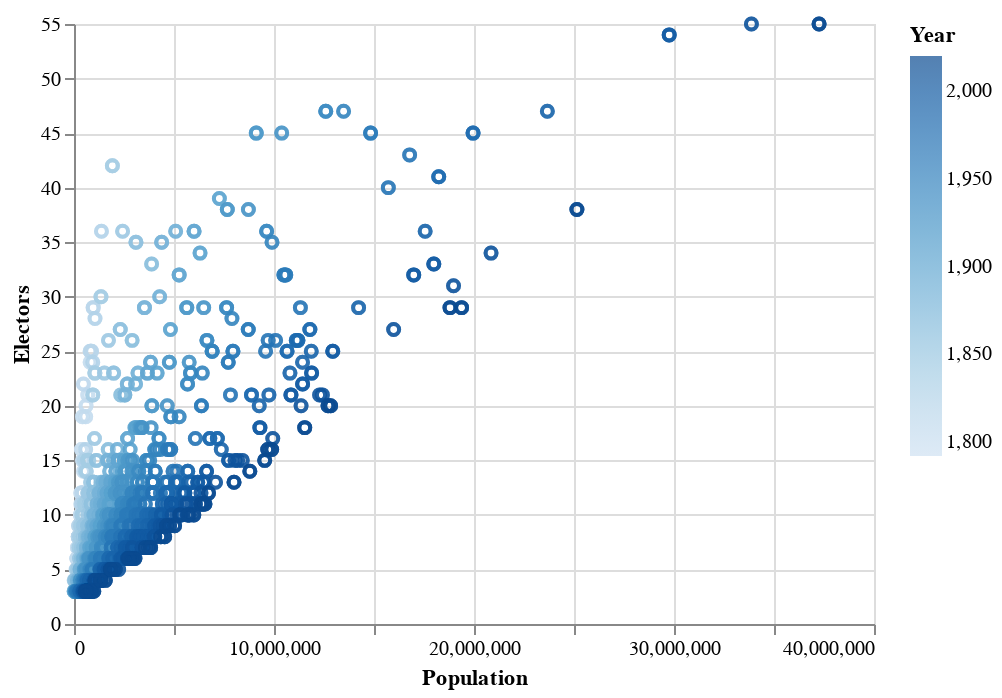

Here is the notebook cell this chart was saved with:
### Code cell
alt.Chart(joined_df).mark_point().encode(
    x = "Population",
    y = "Electors",
    color = "Year"
)

### Figure 1 — Vega-Lite specification as saved in the notebook (floating-point values rounded to 4 significant figures; data arrays with more than 128 entries replaced by an {"elided": "..."} marker saying what was removed)
{"config": {"view": {"continuousWidth": 400, "continuousHeight": 300}}, "data": {"name": "data-96b0acef67b49ef16ee5d61e46453096"}, "mark": "point", "encoding": {"color": {"type": "quantitative", "field": "Year"}, "x": {"type": "quantitative", "field": "Population"}, "y": {"type": "quantitative", "field": "Electors"}}, "$schema": "https://vega.github.io/schema/vega-lite/v4.8.1.json", "datasets": {"data-96b0acef67b49ef16ee5d61e46453096": {"elided": "2280 records"}}}
